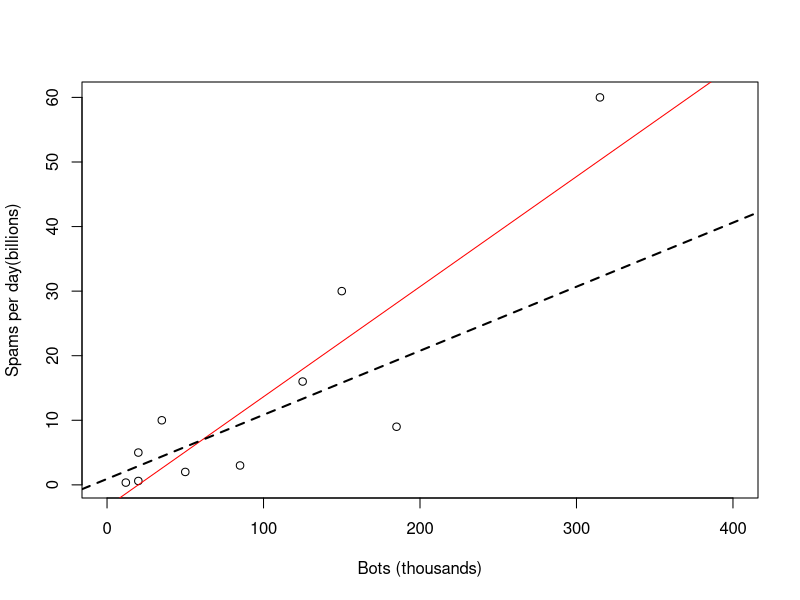

The R script that drew this image:
#Srizbi is influential.Effect on the regression model on removing a particular data.
b <- read.csv("spam_botnets.csv")
r <- b[-c(1),]# removing first row from the data frame b.
plot(b$Bots,b$Spams_per_day, xlab = "Bots (thousands)", ylab = "Spams per day(billions)", xlim = c(0,400))
model1<- lm(b$Spams_per_day~b$Bots) #linear regression with data of Srizbi.
model2 <- lm(r$Spams_per_day~r$Bots) #linear regression after removing Srizbi.
abline(model1, col="red")#regression line for model1.
abline(model2, lwd =2, lty=2) #regression line for model2.
